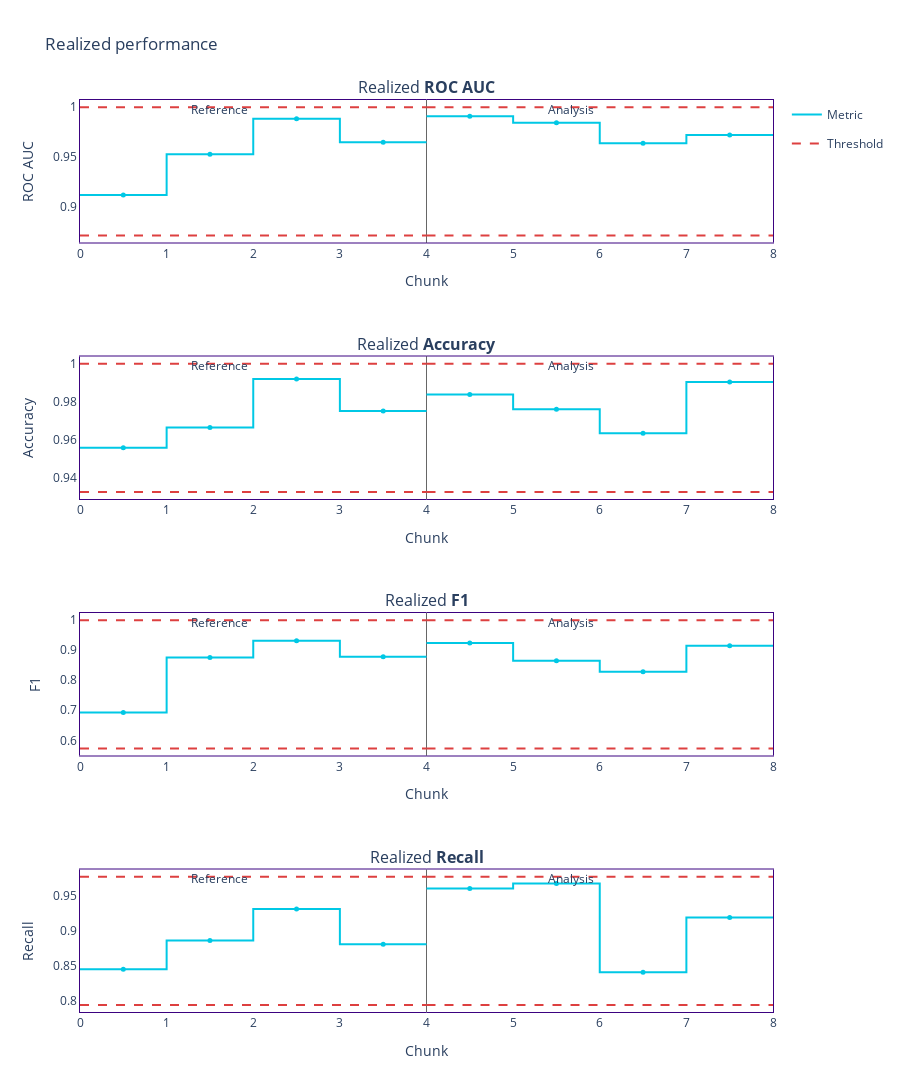

Write notebook code for a chart like this one.
### Markdown cell above
## fit on test data

### Code cell
performance_calc = nml.PerformanceCalculator(
    y_pred_proba=y_pred_proba,
    y_pred=y_pred,
    y_true=target,
    metrics=['roc_auc', 'accuracy', 'f1', 'recall'],
    chunk_size=1964,
    problem_type='classification_binary',
).fit(df_test)

realized_results = performance_calc.calculate(df_prod)

realized_results.plot()

### Figure 1 — Plotly figure (JSON) as saved in the notebook; plotly's stock layout.template omitted (floating-point values rounded to 4 significant figures)
{"data": [{"hoverinfo": "skip", "legendgroup": "metric_reference", "line": {"color": "#00c8e5", "shape": "hv", "width": 2}, "mode": "lines", "name": "Metric", "showlegend": true, "type": "scatter", "x": [0, 1, 2, 3, 4], "xaxis": "x", "y": [0.9117, 0.9527, 0.9883, 0.9648, 0.9648], "yaxis": "y"}, {"customdata": [["Realized <b>ROC AUC</b>", "<b style=\"color:#00c8e5;line-height:60px\">Reference</b>", "", "[0:1963]", "Chunk index: <b>0</b>", 0.9117, 0.0357], ["Realized <b>ROC AUC</b>", "<b style=\"color:#00c8e5;line-height:60px\">Reference</b>", "", "[1964:3927]", "Chunk index: <b>1</b>", 0.9527, 0.0357], ["Realized <b>ROC AUC</b>", "<b style=\"color:#00c8e5;line-height:60px\">Reference</b>", "", "[3928:5891]", "Chunk index: <b>2</b>", 0.9883, 0.0357], ["Realized <b>ROC AUC</b>", "<b style=\"color:#00c8e5;line-height:60px\">Reference</b>", "", "[5892:7853]", "Chunk index: <b>3</b>", 0.9648, 0.0357]], "hovertemplate": "%{customdata[1]} &nbsp; &nbsp; %{customdata[2]} <br />Chunk: <b>%{customdata[3]}</b> &nbsp; &nbsp; %{customdata[4]} <br />%{customdata[0]}: <b>%{customdata[5]}</b><br />Confidence band: +/- <b>%{customdata[6]}</b><br /><extra></extra>", "legendgroup": "metric_reference", "marker": {"color": "#00c8e5", "size": 5, "symbol": "circle"}, "mode": "markers", "name": "Metric", "showlegend": false, "type": "scatter", "x": [0.5, 1.5, 2.5, 3.5], "xaxis": "x", "y": [0.9117, 0.9527, 0.9883, 0.9648, 0.9648], "yaxis": "y"}, {"hoverinfo": "skip", "legendgroup": "metric_analysis", "line": {"color": "#00c8e5", "shape": "hv", "width": 2}, "mode": "lines", "name": "Metric", "showlegend": false, "type": "scatter", "x": [4, 5, 6, 7, 8], "xaxis": "x", "y": [0.9908, 0.9842, 0.9638, 0.9719, 0.9719], "yaxis": "y"}, {"customdata": [["Realized <b>ROC AUC</b>", "<b style=\"color:#3b0280;line-height:60px\">Analysis</b>", "", "[0:1963]", "Chunk index: <b>0</b>", 0.9908, 0.0357], ["Realized <b>ROC AUC</b>", "<b style=\"color:#3b0280;line-height:60px\">Analysis</b>", "", "[1964:3927]", "Chunk index: <b>1</b>", 0.9842, 0.0357], ["Realized <b>ROC AUC</b>", "<b style=\"color:#3b0280;line-height:60px\">Analysis</b>", "", "[3928:5891]", "Chunk index: <b>2</b>", 0.9638, 0.0357], ["Realized <b>ROC AUC</b>", "<b style=\"color:#3b0280;line-height:60px\">Analysis</b>", "", "[5892:7853]", "Chunk index: <b>3</b>", 0.9719, 0.0357]], "hovertemplate": "%{customdata[1]} &nbsp; &nbsp; %{customdata[2]} <br />Chunk: <b>%{customdata[3]}</b> &nbsp; &nbsp; %{customdata[4]} <br />%{customdata[0]}: <b>%{customdata[5]}</b><br />Confidence band: +/- <b>%{customdata[6]}</b><br /><extra></extra>", "legendgroup": "metric_analysis", "marker": {"color": "#00c8e5", "size": 5, "symbol": "circle"}, "mode": "markers", "name": "Metric", "showlegend": false, "type": "scatter", "x": [4.5, 5.5, 6.5, 7.5], "xaxis": "x", "y": [0.9908, 0.9842, 0.9638, 0.9719, 0.9719], "yaxis": "y"}, {"hoverinfo": "skip", "legendgroup": "alert", "marker": {"color": "#DD4040", "size": 8, "symbol": "diamond"}, "mode": "markers", "name": "Alert", "showlegend": true, "type": "scatter", "x": [], "xaxis": "x", "y": [], "yaxis": "y"}, {"hoverinfo": "skip", "legendgroup": "thresh", "line": {"color": "#DD4040", "dash": "dash", "width": 2}, "mode": "lines", "name": "Threshold", "showlegend": true, "type": "scatter", "x": [0, 1, 2, 3, 4], "xaxis": "x", "y": [1, 1, 1, 1, 1], "yaxis": "y"}, {"hoverinfo": "skip", "legendgroup": "thresh", "line": {"color": "#DD4040", "dash": "dash", "width": 2}, "mode": "lines", "name": "Threshold", "showlegend": false, "type": "scatter", "x": [0, 1, 2, 3, 4], "xaxis": "x", "y": [0.8712, 0.8712, 0.8712, 0.8712, 0.8712], "yaxis": "y"}, {"hoverinfo": "skip", "legendgroup": "thresh", "line": {"color": "#DD4040", "dash": "dash", "width": 2}, "mode": "lines", "name": "Threshold", "showlegend": false, "type": "scatter", "x": [4, 5, 6, 7, 8], "xaxis": "x", "y": [1, 1, 1, 1, 1], "yaxis": "y"}, {"hoverinfo": "skip", "legendgroup": "thresh", "line": {"color": "#DD4040", "dash": "dash", "width": 2}, "mode": "lines", "name": "Threshold", "showlegend": false, "type": "scatter", "x": [4, 5, 6, 7, 8], "xaxis": "x", "y": [0.8712, 0.8712, 0.8712, 0.8712, 0.8712], "yaxis": "y"}, {"hoverinfo": "skip", "legendgroup": "metric_reference", "line": {"color": "#00c8e5", "shape": "hv", "width": 2}, "mode": "lines", "name": "Metric", "showlegend": false, "type": "scatter", "x": [0, 1, 2, 3, 4], "xaxis": "x2", "y": [0.9557, 0.9664, 0.9919, 0.975, 0.975], "yaxis": "y2"}, {"customdata": [["Realized <b>Accuracy</b>", "<b style=\"color:#00c8e5;line-height:60px\">Reference</b>", "", "[0:1963]", "Chunk index: <b>0</b>", 0.9557, 0.0111], ["Realized <b>Accuracy</b>", "<b style=\"color:#00c8e5;line-height:60px\">Reference</b>", "", "[1964:3927]", "Chunk index: <b>1</b>", 0.9664, 0.0111], ["Realized <b>Accuracy</b>", "<b style=\"color:#00c8e5;line-height:60px\">Reference</b>", "", "[3928:5891]", "Chunk index: <b>2</b>", 0.9919, 0.0111], ["Realized <b>Accuracy</b>", "<b style=\"color:#00c8e5;line-height:60px\">Reference</b>", "", "[5892:7853]", "Chunk index: <b>3</b>", 0.975, 0.0111]], "hovertemplate": "%{customdata[1]} &nbsp; &nbsp; %{customdata[2]} <br />Chunk: <b>%{customdata[3]}</b> &nbsp; &nbsp; %{customdata[4]} <br />%{customdata[0]}: <b>%{customdata[5]}</b><br />Confidence band: +/- <b>%{customdata[6]}</b><br /><extra></extra>", "legendgroup": "metric_reference", "marker": {"color": "#00c8e5", "size": 5, "symbol": "circle"}, "mode": "markers", "name": "Metric", "showlegend": false, "type": "scatter", "x": [0.5, 1.5, 2.5, 3.5], "xaxis": "x2", "y": [0.9557, 0.9664, 0.9919, 0.975, 0.975], "yaxis": "y2"}, {"hoverinfo": "skip", "legendgroup": "metric_analysis", "line": {"color": "#00c8e5", "shape": "hv", "width": 2}, "mode": "lines", "name": "Metric", "showlegend": false, "type": "scatter", "x": [4, 5, 6, 7, 8], "xaxis": "x2", "y": [0.9837, 0.9761, 0.9633, 0.9903, 0.9903], "yaxis": "y2"}, {"customdata": [["Realized <b>Accuracy</b>", "<b style=\"color:#3b0280;line-height:60px\">Analysis</b>", "", "[0:1963]", "Chunk index: <b>0</b>", 0.9837, 0.0111], ["Realized <b>Accuracy</b>", "<b style=\"color:#3b0280;line-height:60px\">Analysis</b>", "", "[1964:3927]", "Chunk index: <b>1</b>", 0.9761, 0.0111], ["Realized <b>Accuracy</b>", "<b style=\"color:#3b0280;line-height:60px\">Analysis</b>", "", "[3928:5891]", "Chunk index: <b>2</b>", 0.9633, 0.0111], ["Realized <b>Accuracy</b>", "<b style=\"color:#3b0280;line-height:60px\">Analysis</b>", "", "[5892:7853]", "Chunk index: <b>3</b>", 0.9903, 0.0111]], "hovertemplate": "%{customdata[1]} &nbsp; &nbsp; %{customdata[2]} <br />Chunk: <b>%{customdata[3]}</b> &nbsp; &nbsp; %{customdata[4]} <br />%{customdata[0]}: <b>%{customdata[5]}</b><br />Confidence band: +/- <b>%{customdata[6]}</b><br /><extra></extra>", "legendgroup": "metric_analysis", "marker": {"color": "#00c8e5", "size": 5, "symbol": "circle"}, "mode": "markers", "name": "Metric", "showlegend": false, "type": "scatter", "x": [4.5, 5.5, 6.5, 7.5], "xaxis": "x2", "y": [0.9837, 0.9761, 0.9633, 0.9903, 0.9903], "yaxis": "y2"}, {"hoverinfo": "skip", "legendgroup": "alert", "marker": {"color": "#DD4040", "size": 8, "symbol": "diamond"}, "mode": "markers", "name": "Alert", "showlegend": false, "type": "scatter", "x": [], "xaxis": "x2", "y": [], "yaxis": "y2"}, {"hoverinfo": "skip", "legendgroup": "thresh", "line": {"color": "#DD4040", "dash": "dash", "width": 2}, "mode": "lines", "name": "Threshold", "showlegend": false, "type": "scatter", "x": [0, 1, 2, 3, 4], "xaxis": "x2", "y": [1, 1, 1, 1, 1], "yaxis": "y2"}, {"hoverinfo": "skip", "legendgroup": "thresh", "line": {"color": "#DD4040", "dash": "dash", "width": 2}, "mode": "lines", "name": "Threshold", "showlegend": false, "type": "scatter", "x": [0, 1, 2, 3, 4], "xaxis": "x2", "y": [0.9326, 0.9326, 0.9326, 0.9326, 0.9326], "yaxis": "y2"}, {"hoverinfo": "skip", "legendgroup": "thresh", "line": {"color": "#DD4040", "dash": "dash", "width": 2}, "mode": "lines", "name": "Threshold", "showlegend": false, "type": "scatter", "x": [4, 5, 6, 7, 8], "xaxis": "x2", "y": [1, 1, 1, 1, 1], "yaxis": "y2"}, {"hoverinfo": "skip", "legendgroup": "thresh", "line": {"color": "#DD4040", "dash": "dash", "width": 2}, "mode": "lines", "name": "Threshold", "showlegend": false, "type": "scatter", "x": [4, 5, 6, 7, 8], "xaxis": "x2", "y": [0.9326, 0.9326, 0.9326, 0.9326, 0.9326], "yaxis": "y2"}, {"hoverinfo": "skip", "legendgroup": "metric_reference", "line": {"color": "#00c8e5", "shape": "hv", "width": 2}, "mode": "lines", "name": "Metric", "showlegend": false, "type": "scatter", "x": [0, 1, 2, 3, 4], "xaxis": "x3", "y": [0.6926, 0.8759, 0.931, 0.8784, 0.8784], "yaxis": "y3"}, {"customdata": [["Realized <b>F1</b>", "<b style=\"color:#00c8e5;line-height:60px\">Reference</b>", "", "[0:1963]", "Chunk index: <b>0</b>", 0.6926, 0.105], ["Realized <b>F1</b>", "<b style=\"color:#00c8e5;line-height:60px\">Reference</b>", "", "[1964:3927]", "Chunk index: <b>1</b>", 0.8759, 0.105], ["Realized <b>F1</b>", "<b style=\"color:#00c8e5;line-height:60px\">Reference</b>", "", "[3928:5891]", "Chunk index: <b>2</b>", 0.931, 0.105], ["Realized <b>F1</b>", "<b style=\"color:#00c8e5;line-height:60px\">Reference</b>", "", "[5892:7853]", "Chunk index: <b>3</b>", 0.8784, 0.1051]], "hovertemplate": "%{customdata[1]} &nbsp; &nbsp; %{customdata[2]} <br />Chunk: <b>%{customdata[3]}</b> &nbsp; &nbsp; %{customdata[4]} <br />%{customdata[0]}: <b>%{customdata[5]}</b><br />Confidence band: +/- <b>%{customdata[6]}</b><br /><extra></extra>", "legendgroup": "metric_reference", "marker": {"color": "#00c8e5", "size": 5, "symbol": "circle"}, "mode": "markers", "name": "Metric", "showlegend": false, "type": "scatter", "x": [0.5, 1.5, 2.5, 3.5], "xaxis": "x3", "y": [0.6926, 0.8759, 0.931, 0.8784, 0.8784], "yaxis": "y3"}, {"hoverinfo": "skip", "legendgroup": "metric_analysis", "line": {"color": "#00c8e5", "shape": "hv", "width": 2}, "mode": "lines", "name": "Metric", "showlegend": false, "type": "scatter", "x": [4, 5, 6, 7, 8], "xaxis": "x3", "y": [0.9242, 0.8646, 0.8286, 0.9148, 0.9148], "yaxis": "y3"}, {"customdata": [["Realized <b>F1</b>", "<b style=\"color:#3b0280;line-height:60px\">Analysis</b>", "", "[0:1963]", "Chunk index: <b>0</b>", 0.9242, 0.105], ["Realized <b>F1</b>", "<b style=\"color:#3b0280;line-height:60px\">Analysis</b>", "", "[1964:3927]", "Chunk index: <b>1</b>", 0.8646, 0.105], ["Realized <b>F1</b>", "<b style=\"color:#3b0280;line-height:60px\">Analysis</b>", "", "[3928:5891]", "Chunk index: <b>2</b>", 0.8286, 0.105], ["Realized <b>F1</b>", "<b style=\"color:#3b0280;line-height:60px\">Analysis</b>", "", "[5892:7853]", "Chunk index: <b>3</b>", 0.9148, 0.1051]], "hovertemplate": "%{customdata[1]} &nbsp; &nbsp; %{customdata[2]} <br />Chunk: <b>%{customdata[3]}</b> &nbsp; &nbsp; %{customdata[4]} <br />%{customdata[0]}: <b>%{customdata[5]}</b><br />Confidence band: +/- <b>%{customdata[6]}</b><br /><extra></extra>", "legendgroup": "metric_analysis", "marker": {"color": "#00c8e5", "size": 5, "symbol": "circle"}, "mode": "markers", "name": "Metric", "showlegend": false, "type": "scatter", "x": [4.5, 5.5, 6.5, 7.5], "xaxis": "x3", "y": [0.9242, 0.8646, 0.8286, 0.9148, 0.9148], "yaxis": "y3"}, {"hoverinfo": "skip", "legendgroup": "alert", "marker": {"color": "#DD4040", "size": 8, "symbol": "diamond"}, "mode": "markers", "name": "Alert", "showlegend": false, "type": "scatter", "x": [], "xaxis": "x3", "y": [], "yaxis": "y3"}, {"hoverinfo": "skip", "legendgroup": "thresh", "line": {"color": "#DD4040", "dash": "dash", "width": 2}, "mode": "lines", "name": "Threshold", "showlegend": false, "type": "scatter", "x": [0, 1, 2, 3, 4], "xaxis": "x3", "y": [1, 1, 1, 1, 1], "yaxis": "y3"}, {"hoverinfo": "skip", "legendgroup": "thresh", "line": {"color": "#DD4040", "dash": "dash", "width": 2}, "mode": "lines", "name": "Threshold", "showlegend": false, "type": "scatter", "x": [0, 1, 2, 3, 4], "xaxis": "x3", "y": [0.5732, 0.5732, 0.5732, 0.5732, 0.5732], "yaxis": "y3"}, {"hoverinfo": "skip", "legendgroup": "thresh", "line": {"color": "#DD4040", "dash": "dash", "width": 2}, "mode": "lines", "name": "Threshold", "showlegend": false, "type": "scatter", "x": [4, 5, 6, 7, 8], "xaxis": "x3", "y": [1, 1, 1, 1, 1], "yaxis": "y3"}, {"hoverinfo": "skip", "legendgroup": "thresh", "line": {"color": "#DD4040", "dash": "dash", "width": 2}, "mode": "lines", "name": "Threshold", "showlegend": false, "type": "scatter", "x": [4, 5, 6, 7, 8], "xaxis": "x3", "y": [0.5732, 0.5732, 0.5732, 0.5732, 0.5732], "yaxis": "y3"}, {"hoverinfo": "skip", "legendgroup": "metric_reference", "line": {"color": "#00c8e5", "shape": "hv", "width": 2}, "mode": "lines", "name": "Metric", "showlegend": false, "type": "scatter", "x": [0, 1, 2, 3, 4], "xaxis": "x4", "y": [0.8448, 0.8859, 0.931, 0.8806, 0.8806], "yaxis": "y4"}, {"customdata": [["Realized <b>Recall</b>", "<b style=\"color:#00c8e5;line-height:60px\">Reference</b>", "", "[0:1963]", "Chunk index: <b>0</b>", 0.8448, 0.0725], ["Realized <b>Recall</b>", "<b style=\"color:#00c8e5;line-height:60px\">Reference</b>", "", "[1964:3927]", "Chunk index: <b>1</b>", 0.8859, 0.0725], ["Realized <b>Recall</b>", "<b style=\"color:#00c8e5;line-height:60px\">Reference</b>", "", "[3928:5891]", "Chunk index: <b>2</b>", 0.931, 0.0725], ["Realized <b>Recall</b>", "<b style=\"color:#00c8e5;line-height:60px\">Reference</b>", "", "[5892:7853]", "Chunk index: <b>3</b>", 0.8806, 0.0726]], "hovertemplate": "%{customdata[1]} &nbsp; &nbsp; %{customdata[2]} <br />Chunk: <b>%{customdata[3]}</b> &nbsp; &nbsp; %{customdata[4]} <br />%{customdata[0]}: <b>%{customdata[5]}</b><br />Confidence band: +/- <b>%{customdata[6]}</b><br /><extra></extra>", "legendgroup": "metric_reference", "marker": {"color": "#00c8e5", "size": 5, "symbol": "circle"}, "mode": "markers", "name": "Metric", "showlegend": false, "type": "scatter", "x": [0.5, 1.5, 2.5, 3.5], "xaxis": "x4", "y": [0.8448, 0.8859, 0.931, 0.8806, 0.8806], "yaxis": "y4"}, {"hoverinfo": "skip", "legendgroup": "metric_analysis", "line": {"color": "#00c8e5", "shape": "hv", "width": 2}, "mode": "lines", "name": "Metric", "showlegend": false, "type": "scatter", "x": [4, 5, 6, 7, 8], "xaxis": "x4", "y": [0.9606, 0.9677, 0.8406, 0.9189, 0.9189], "yaxis": "y4"}, {"customdata": [["Realized <b>Recall</b>", "<b style=\"color:#3b0280;line-height:60px\">Analysis</b>", "", "[0:1963]", "Chunk index: <b>0</b>", 0.9606, 0.0725], ["Realized <b>Recall</b>", "<b style=\"color:#3b0280;line-height:60px\">Analysis</b>", "", "[1964:3927]", "Chunk index: <b>1</b>", 0.9677, 0.0725], ["Realized <b>Recall</b>", "<b style=\"color:#3b0280;line-height:60px\">Analysis</b>", "", "[3928:5891]", "Chunk index: <b>2</b>", 0.8406, 0.0725], ["Realized <b>Recall</b>", "<b style=\"color:#3b0280;line-height:60px\">Analysis</b>", "", "[5892:7853]", "Chunk index: <b>3</b>", 0.9189, 0.0726]], "hovertemplate": "%{customdata[1]} &nbsp; &nbsp; %{customdata[2]} <br />Chunk: <b>%{customdata[3]}</b> &nbsp; &nbsp; %{customdata[4]} <br />%{customdata[0]}: <b>%{customdata[5]}</b><br />Confidence band: +/- <b>%{customdata[6]}</b><br /><extra></extra>", "legendgroup": "metric_analysis", "marker": {"color": "#00c8e5", "size": 5, "symbol": "circle"}, "mode": "markers", "name": "Metric", "showlegend": false, "type": "scatter", "x": [4.5, 5.5, 6.5, 7.5], "xaxis": "x4", "y": [0.9606, 0.9677, 0.8406, 0.9189, 0.9189], "yaxis": "y4"}, {"hoverinfo": "skip", "legendgroup": "alert", "marker": {"color": "#DD4040", "size": 8, "symbol": "diamond"}, "mode": "markers", "name": "Alert", "showlegend": false, "type": "scatter", "x": [], "xaxis": "x4", "y": [], "yaxis": "y4"}, {"hoverinfo": "skip", "legendgroup": "thresh", "line": {"color": "#DD4040", "dash": "dash", "width": 2}, "mode": "lines", "name": "Threshold", "showlegend": false, "type": "scatter", "x": [0, 1, 2, 3, 4], "xaxis": "x4", "y": [0.9775, 0.9775, 0.9775, 0.9775, 0.9775], "yaxis": "y4"}, {"hoverinfo": "skip", "legendgroup": "thresh", "line": {"color": "#DD4040", "dash": "dash", "width": 2}, "mode": "lines", "name": "Threshold", "showlegend": false, "type": "scatter", "x": [0, 1, 2, 3, 4], "xaxis": "x4", "y": [0.7937, 0.7937, 0.7937, 0.7937, 0.7937], "yaxis": "y4"}, {"hoverinfo": "skip", "legendgroup": "thresh", "line": {"color": "#DD4040", "dash": "dash", "width": 2}, "mode": "lines", "name": "Threshold", "showlegend": false, "type": "scatter", "x": [4, 5, 6, 7, 8], "xaxis": "x4", "y": [0.9775, 0.9775, 0.9775, 0.9775, 0.9775], "yaxis": "y4"}, {"hoverinfo": "skip", "legendgroup": "thresh", "line": {"color": "#DD4040", "dash": "dash", "width": 2}, "mode": "lines", "name": "Threshold", "showlegend": false, "type": "scatter", "x": [4, 5, 6, 7, 8], "xaxis": "x4", "y": [0.7937, 0.7937, 0.7937, 0.7937, 0.7937], "yaxis": "y4"}], "layout": {"annotations": [{"font": {"size": 16}, "showarrow": false, "text": "Realized <b>ROC AUC</b>", "x": 0.5, "xanchor": "center", "xref": "paper", "y": 1, "yanchor": "bottom", "yref": "paper"}, {"font": {"size": 16}, "showarrow": false, "text": "Realized <b>Accuracy</b>", "x": 0.5, "xanchor": "center", "xref": "paper", "y": 0.7188, "yanchor": "bottom", "yref": "paper"}, {"font": {"size": 16}, "showarrow": false, "text": "Realized <b>F1</b>", "x": 0.5, "xanchor": "center", "xref": "paper", "y": 0.4375, "yanchor": "bottom", "yref": "paper"}, {"font": {"size": 16}, "showarrow": false, "text": "Realized <b>Recall</b>", "x": 0.5, "xanchor": "center", "xref": "paper", "y": 0.1562, "yanchor": "bottom", "yref": "paper"}, {"showarrow": false, "text": "Reference", "x": 1.5, "xref": "x", "xshift": 10, "y": 1.01, "yref": "y domain"}, {"showarrow": false, "text": "Analysis", "x": 5.5, "xref": "x", "xshift": 15, "y": 1.01, "yref": "y domain"}, {"showarrow": false, "text": "Reference", "x": 1.5, "xref": "x2", "xshift": 10, "y": 1.01, "yref": "y2 domain"}, {"showarrow": false, "text": "Analysis", "x": 5.5, "xref": "x2", "xshift": 15, "y": 1.01, "yref": "y2 domain"}, {"showarrow": false, "text": "Reference", "x": 1.5, "xref": "x3", "xshift": 10, "y": 1.01, "yref": "y3 domain"}, {"showarrow": false, "text": "Analysis", "x": 5.5, "xref": "x3", "xshift": 15, "y": 1.01, "yref": "y3 domain"}, {"showarrow": false, "text": "Reference", "x": 1.5, "xref": "x4", "xshift": 10, "y": 1.01, "yref": "y4 domain"}, {"showarrow": false, "text": "Analysis", "x": 5.5, "xref": "x4", "xshift": 15, "y": 1.01, "yref": "y4 domain"}], "height": 2000, "hoverlabel": {"bgcolor": "white", "font": {"size": 14}}, "legend": {"itemclick": false, "itemdoubleclick": false, "traceorder": "grouped"}, "paper_bgcolor": "rgba(255,255,255,1)", "plot_bgcolor": "rgba(255,255,255,1)", "shapes": [{"layer": "below", "line": {"color": "#666666", "width": 1}, "type": "line", "x0": 4, "x1": 4, "xref": "x", "y0": 0, "y1": 1, "yref": "y domain"}, {"layer": "below", "line": {"color": "#666666", "width": 1}, "type": "line", "x0": 4, "x1": 4, "xref": "x", "y0": 0, "y1": 1, "yref": "y domain"}, {"layer": "below", "line": {"color": "#666666", "width": 1}, "type": "line", "x0": 4, "x1": 4, "xref": "x2", "y0": 0, "y1": 1, "yref": "y2 domain"}, {"layer": "below", "line": {"color": "#666666", "width": 1}, "type": "line", "x0": 4, "x1": 4, "xref": "x", "y0": 0, "y1": 1, "yref": "y domain"}, {"layer": "below", "line": {"color": "#666666", "width": 1}, "type": "line", "x0": 4, "x1": 4, "xref": "x2", "y0": 0, "y1": 1, "yref": "y2 domain"}, {"layer": "below", "line": {"color": "#666666", "width": 1}, "type": "line", "x0": 4, "x1": 4, "xref": "x3", "y0": 0, "y1": 1, "yref": "y3 domain"}, {"layer": "below", "line": {"color": "#666666", "width": 1}, "type": "line", "x0": 4, "x1": 4, "xref": "x", "y0": 0, "y1": 1, "yref": "y domain"}, {"layer": "below", "line": {"color": "#666666", "width": 1}, "type": "line", "x0": 4, "x1": 4, "xref": "x2", "y0": 0, "y1": 1, "yref": "y2 domain"}, {"layer": "below", "line": {"color": "#666666", "width": 1}, "type": "line", "x0": 4, "x1": 4, "xref": "x3", "y0": 0, "y1": 1, "yref": "y3 domain"}, {"layer": "below", "line": {"color": "#666666", "width": 1}, "type": "line", "x0": 4, "x1": 4, "xref": "x4", "y0": 0, "y1": 1, "yref": "y4 domain"}], "title": {"text": "Realized performance"}, "xaxis": {"anchor": "y", "domain": [0, 1], "linecolor": "#3b0280", "matches": "x", "mirror": true, "showgrid": false, "title": {"text": "Chunk"}, "zeroline": false}, "xaxis2": {"anchor": "y2", "domain": [0, 1], "linecolor": "#3b0280", "matches": "x", "mirror": true, "showgrid": false, "title": {"text": "Chunk"}, "zeroline": false}, "xaxis3": {"anchor": "y3", "domain": [0, 1], "linecolor": "#3b0280", "matches": "x", "mirror": true, "showgrid": false, "title": {"text": "Chunk"}, "zeroline": false}, "xaxis4": {"anchor": "y4", "domain": [0, 1], "linecolor": "#3b0280", "matches": "x", "mirror": true, "showgrid": false, "title": {"text": "Chunk"}, "zeroline": false}, "yaxis": {"anchor": "x", "domain": [0.8438, 1], "linecolor": "#3b0280", "mirror": true, "showgrid": false, "title": {"text": "ROC AUC"}, "zeroline": false}, "yaxis2": {"anchor": "x2", "domain": [0.5625, 0.7188], "linecolor": "#3b0280", "mirror": true, "showgrid": false, "title": {"text": "Accuracy"}, "zeroline": false}, "yaxis3": {"anchor": "x3", "domain": [0.2812, 0.4375], "linecolor": "#3b0280", "mirror": true, "showgrid": false, "title": {"text": "F1"}, "zeroline": false}, "yaxis4": {"anchor": "x4", "domain": [0, 0.1562], "linecolor": "#3b0280", "mirror": true, "showgrid": false, "title": {"text": "Recall"}, "zeroline": false}}}
